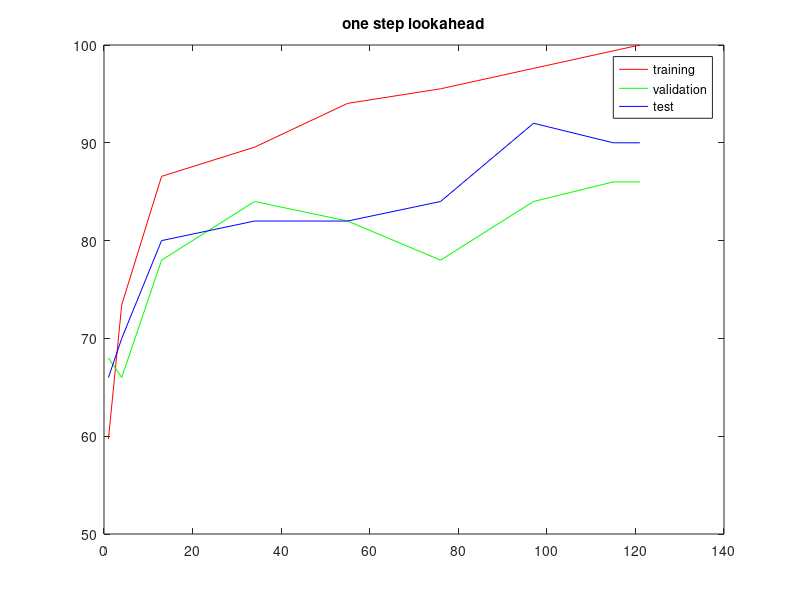
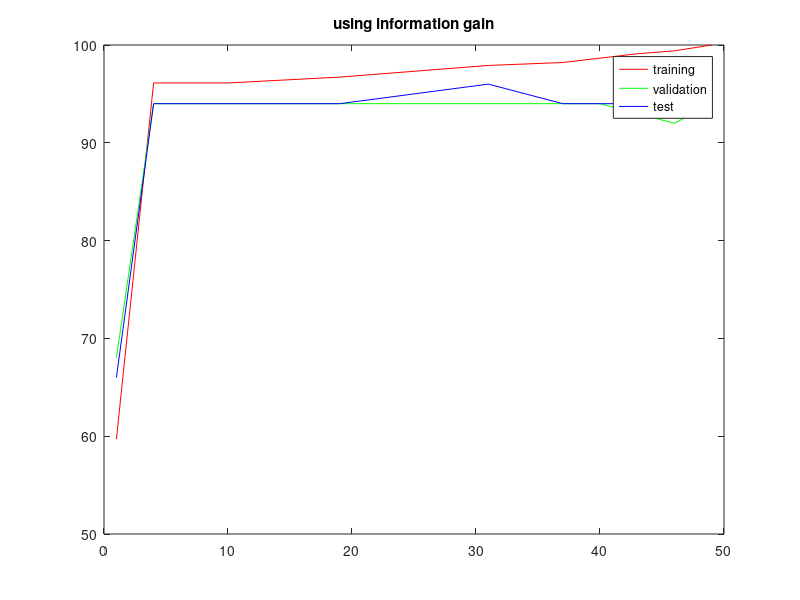

The MATLAB script that drew these images, in order:
cc=hsv(3);
hold off;
train = load('q1atrain.txt');
test = load('q1atest.txt');
validation = load('q1avalidation.txt');

h1=plot(train(:,1),train(:,2),'color',cc(1,:));
hold on;
h2=plot(validation(:,1),validation(:,2),'color',cc(2,:));
h3=plot(test(:,1),test(:,2),'color',cc(3,:));
legend([h1 h2 h3],{'training','validation','test'});

train = load('q1btrain.txt');
test = load('q1btest.txt');
validation = load('q1bvalidation.txt');
title('one step lookahead');
figure();
h1=plot(train(:,1),train(:,2),'color',cc(1,:));
hold on;
h2=plot(validation(:,1),validation(:,2),'color',cc(2,:));
h3=plot(test(:,1),test(:,2),'color',cc(3,:));
legend([h1 h2 h3],{'training','validation','test'});
title('using information gain');

